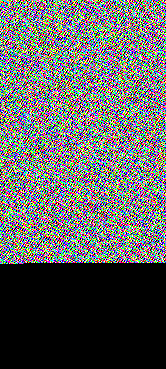
#> input picture 2022/10_October/imageCipher/cipherImg.png, 166 x 369 px
$ jupyter execute encryption.ipynb
#> lines starting #> are read from the running program, lines starting #| are printed output that depends on the picture; after the words box and inside, x2 and y2 are one past the last pixel; in counts of white or black regions, pixels touching at a corner belong together
[cell 1]
import cv2
import numpy

[cell 2]
img=cv2.imread('imageCipher/cipherImg.png',1)
#> img is the input picture: shape (369, 166, 3); mean B, G, R 0.384, 0.384, 0.385

[cell 3]
def getBinDigits(word):
#> called with word = 'bali'
    digits=''
    for i in word:
        binary=bin(ord(i)).replace('0b','')
        digits+=(8-len(binary))*'0'+binary
    return digits

def decodeSingleChar(binary):
    return chr(eval('0b'+binary))

[cell 4]
def encode(word,img):
    binary=getBinDigits(word)+'0'*8
    pos=0
    for rows in img:
        for row in rows:
            for i in range(len(row)):
                if row[i]%2!=int(binary[pos]):
                    row[i]-=1
                pos+=1
                if pos==len(binary):
                    return
#> this loop made 1 pass
#> after the loop, pos = 40; row = [0, 0, 1]

[cell 5]
def decode(img):
    word=''
    binary=''
    zeros=0
    siz=0
    for rows in img:
        for row in rows:
            for i in range(len(row)):
                if row[i]%2==0:
                    zeros+=1
                    binary+='0'
                else:
                    zeros=0
                    binary+='1'
                if zeros==8:
                    return word
                siz+=1
                if siz==8:
                    word+=decodeSingleChar(binary)
                    binary=''
                    siz=0
#> after the loop, binary = '00000000'; siz = 7; word = 'bali'

[cell 6]
encode('bali',img)

[cell 7]
decode(img)
#> Out = 'bali'
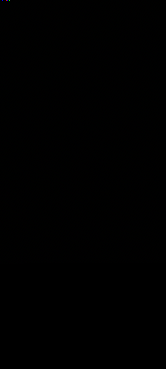
#> img: shape (369, 166, 3); 0.01% of pixels changed, all inside (x1, y1, x2, y2) = (1, 0, 14, 1)

[cell 8]
a=0
a-=1 if a>0 else -1
a

[cell 9]
decodeSingleChar('0000000')

[cell 10]
if decodeSingleChar('0000000')=='':
    print('yes')

[cell 11]
cv2.imshow('window',img)
cv2.waitKey(0)
cv2.destroyAllWindows()

[cell 12]
encode('a',img)
#> the loop in encode, `for rows in img:` made 1 pass
#> after the loop in encode, `for rows in img:`: pos = 16

[cell 13]
def fun(img):
    binary='0110000100000000'
    pos=0
    for rows in img:
        for row in rows:
            for i in range(len(row)):
                print(row[i],binary[pos])
                pos+=1
                if pos==16:
                    return
#> after the loop, pos = 16
fun(img)
#> img: shape (369, 166, 3); under 0.01% of pixels changed, all inside (x1, y1, x2, y2) = (2, 0, 6, 1)

[cell 14]
getBinDigits('a')+'0'*8

[cell 15]
img.shape
#> Out = (369, 166, 3)

[cell 16]
img[0][0][0]=259
#> img: shape (369, 166, 3); mean B, G, R 0.4, 0.4, 0.4

[cell 17]
for i in 'baliz':
    print(i,ord(i))

[cell 18]
bin(249)

[cell 19]
eval('0b11111100')

[cell 20]
word='bali'

[cell 21]
for i in word:
    print(bin(ord(i)))

[cell 22]
for i in range(32,40):
    print(chr(i))

[cell 23]
ord(' ')

[cell 24]
dig=getBinDigits('bali')

[cell 25]
len(dig),dig

[cell 26]
decodeSingleChar('01100010')

[cell 27]
'a'+'b'

[cell 28]
bin(32)

[cell 29]
import cv2,numpy

[cell 30]
img=numpy.zeros([600,600],numpy.uint8)

[cell 31]
img[:]=255

[cell 32]
cv2.imshow('window',img)
cv2.waitKey(0)
cv2.destroyAllWindows()
